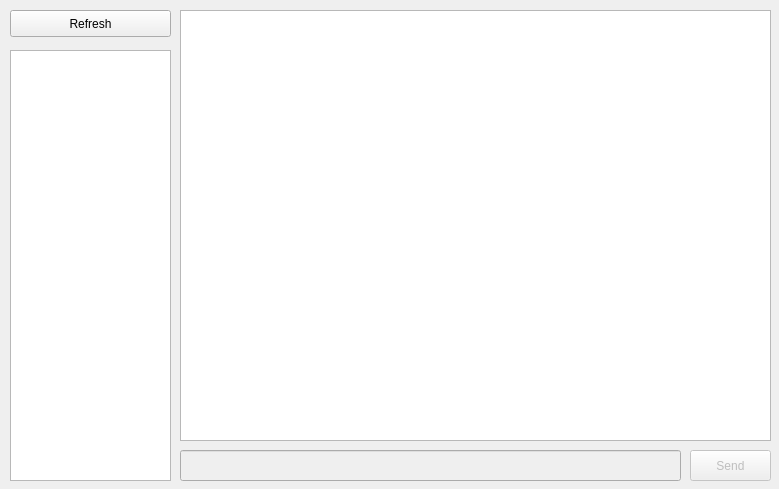
<?xml version="1.0" encoding="UTF-8"?>
<ui version="4.0">
 <class>MainWindow</class>
 <widget class="QMainWindow" name="MainWindow">
  <property name="geometry">
   <rect>
    <x>0</x>
    <y>0</y>
    <width>779</width>
    <height>489</height>
   </rect>
  </property>
  <property name="windowTitle">
   <string>yvEC</string>
  </property>
  <widget class="QWidget" name="centralWidget">
   <widget class="QPushButton" name="pushButton">
    <property name="geometry">
     <rect>
      <x>10</x>
      <y>10</y>
      <width>161</width>
      <height>27</height>
     </rect>
    </property>
    <property name="text">
     <string>Refresh</string>
    </property>
   </widget>
   <widget class="QPushButton" name="pushButton_2">
    <property name="enabled">
     <bool>false</bool>
    </property>
    <property name="geometry">
     <rect>
      <x>690</x>
      <y>450</y>
      <width>81</width>
      <height>31</height>
     </rect>
    </property>
    <property name="text">
     <string>Send</string>
    </property>
   </widget>
   <widget class="QListWidget" name="listWidget">
    <property name="geometry">
     <rect>
      <x>10</x>
      <y>50</y>
      <width>161</width>
      <height>431</height>
     </rect>
    </property>
   </widget>
   <widget class="QPlainTextEdit" name="plainTextEdit">
    <property name="geometry">
     <rect>
      <x>180</x>
      <y>10</y>
      <width>591</width>
      <height>431</height>
     </rect>
    </property>
   </widget>
   <widget class="QLineEdit" name="lineEdit">
    <property name="enabled">
     <bool>false</bool>
    </property>
    <property name="geometry">
     <rect>
      <x>180</x>
      <y>450</y>
      <width>501</width>
      <height>31</height>
     </rect>
    </property>
    <property name="maxLength">
     <number>200</number>
    </property>
   </widget>
  </widget>
 </widget>
 <layoutdefault spacing="6" margin="11"/>
 <resources/>
 <connections/>
</ui>
